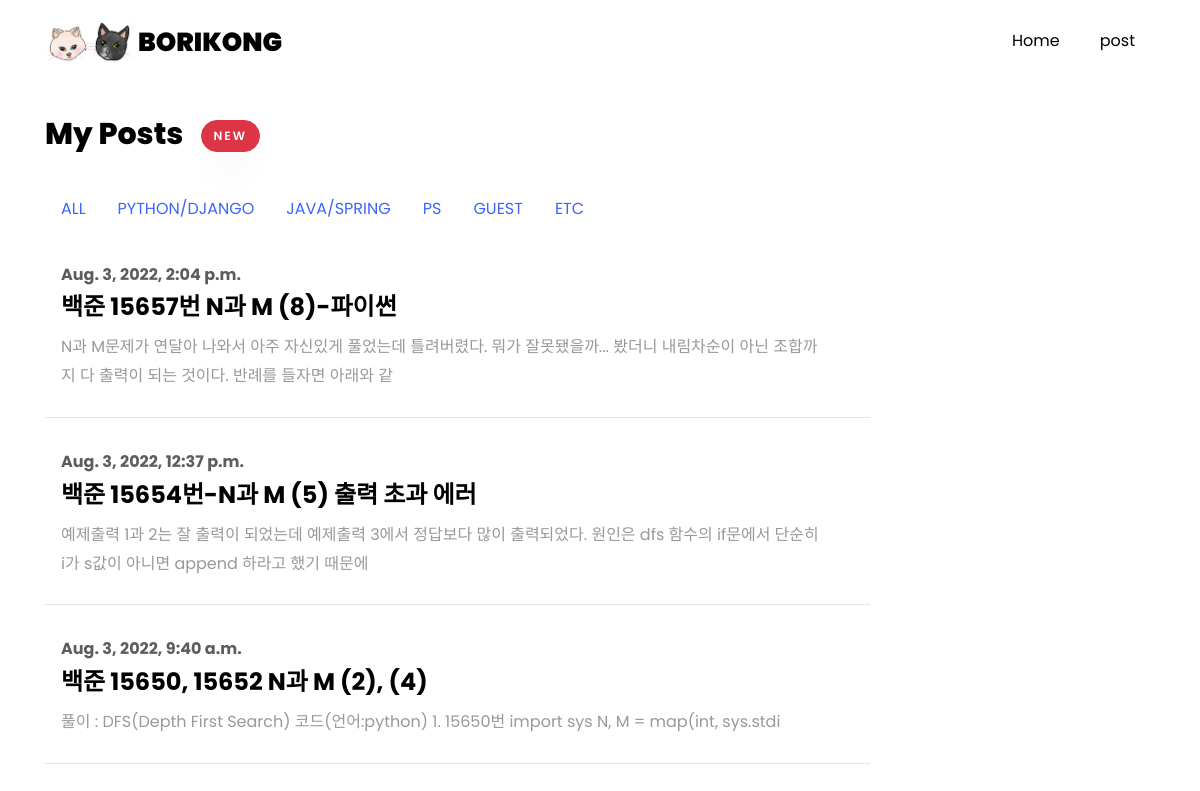
The page /ps/ on the database its author committed.
### main/models.py (models this page shows, shortened)
class Post(models.Model):
    CATEGORIES = (
        ('PYTHON/DJANGO', 'python/django'),
        ('JAVA/SPRING', 'java/spring'),
        ('ANDROID', 'android'),
        ('ML', 'ml'),
        ('PS', 'ps'),
        ('GUEST','guest'),
        ('ETC', 'etc')
    )
    category = models.CharField(max_length=200, default="etc", choices=CATEGORIES,verbose_name="글 분류")
    user=models.CharField(max_length=20, default="borikong",verbose_name="작성자")
    passwd=models.CharField(max_length=50,default="",verbose_name="비밀번호")
    postname=models.CharField(max_length=100,verbose_name="제목")
    contents=models.TextField(verbose_name="내용")
    hits=models.PositiveIntegerField(default=0,verbose_name="조회수")
    mainphoto=models.ImageField(blank=True,null=True)
    subphoto1=models.ImageField(blank=True, null=True)
    subphoto1 = models.ImageField(blank=True, null=True)
    subphoto2 = models.ImageField(blank=True, null=True)
    subphoto3 = models.ImageField(blank=True, null=True)
    subphoto4 = models.ImageField(blank=True, null=True)
    subphoto5 = models.ImageField(blank=True, null=True)
    subphoto6 = models.ImageField(blank=True, null=True)
    subphoto7 = models.ImageField(blank=True, null=True)
    subphoto8 = models.ImageField(blank=True, null=True)
    subphoto9 = models.ImageField(blank=True, null=True)
    created_at = models.DateTimeField(auto_now_add=True)
    updated_at = models.DateTimeField(auto_now=True)
    def summary(self):
        return self.contents[:100]

### main/views.py (the view)
# urls.py: path('<str:pk>/',categorized,name='categorized'),
def categorized(request, pk):
    pkr=None
    if pk == "python-django":
        pkr = "PYTHON/DJANGO"
    elif pk == "java-spring":
        pkr = "JAVA/SPRING"
    elif pk == "android" or pk == "ml" or pk == "ps" or pk=="guest" or pk == "etc":
        pkr = pk.upper()
    postlist = Post.objects.filter(category=pkr)
    return render(request, 'main/index.html', {'postlist': postlist})

### main/templates/main/index.html
{% extends "base.html" %}
{% load static %}
{% block content %}
<section class="ftco-section ftco-no-pb goto-here" id="post-section">
    <div class="container">
        <div class="row">
            <div class="col-md-9">
                <div id="page-1" class="page one">
                    <h2 class="heading">My Posts &nbsp; <button type="button" class="btn btn-danger" onclick="location.href='{% url 'main:writing' %}'">new</button></h2>
{% include "./components/c_nav.html" %}
                    {% for list in postlist reversed%}
                    <div class="resume-wrap d-flex ftco-animate">
                        <div class="text pl-3">
                            <span class="date">{{list.created_at}}</span>
                            <h2 onclick="location.href='{% url 'main:posting' pk=list.pk %}'" onMouseover="this.style.color='#3e64ff';"
                                onMouseout="this.style.color='black';" style="cursor:pointer">{{list.postname}}</h2>
                            <p>{{list.summary}}</p>
                        </div>
                    </div>
                    {% endfor %}
                </div>
            </div>
        </div>
    </div>
</section>
{% endblock %}

### rows shown on the page
Post: created_at "Aug. 3, 2022, 2:04 p.m.", postname "백준 15657번 N과 M (8)-파이썬", summary "N과 M문제가 연달아 나와서 아주 자신있게 풀었는데 틀려버렸다. 뭐가 잘못됐을까... 봤더니 내림차순이 아닌 조합까지 다 출력이 되는 것이다. 반례를 들자면 아래와 같"
Post: created_at "Aug. 3, 2022, 12:37 p.m.", postname "백준 15654번-N과 M (5) 출력 초과 에러", summary "예제출력 1과 2는 잘 출력이 되었는데 예제출력 3에서 정답보다 많이 출력되었다. 원인은 dfs 함수의 if문에서 단순히 i가 s값이 아니면 append 하라고 했기 때문에"
Post: created_at "Aug. 3, 2022, 9:40 a.m.", postname "백준 15650, 15652 N과 M (2), (4)", summary "풀이 : DFS(Depth First Search) 코드(언어:python) 1. 15650번 import sys N, M = map(int, sys.stdi"
